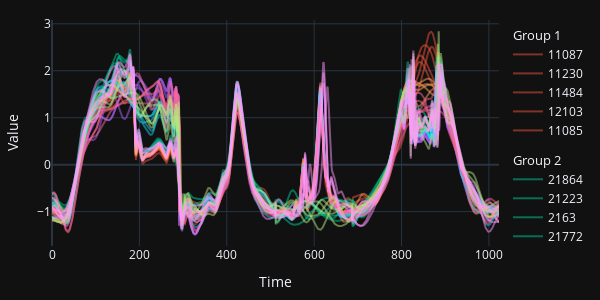

The notebook cell this image was saved under:
### Code cell
fig = data.plot_fig()
fig.update_layout(
    template="plotly_dark",
    height=300,
    width=600,
    xaxis=dict(title="Time"),
    yaxis=dict(title="Value"),
    margin=dict(l=20, r=20, t=20, b=20)
)

fig.show()

### Figure 1 — Plotly figure (JSON) as saved in the notebook; plotly's stock layout.template omitted (floating-point values rounded to 4 significant figures; data arrays with more than 128 entries replaced by an {"elided": "..."} marker saying what was removed)
{"data": [{"legendgroup": "1", "legendgrouptitle": {"text": "Group 1"}, "marker": {"color": "#EF553B"}, "name": "11087", "opacity": 0.5, "type": "scatter", "x": {"elided": "1024 int values"}, "y": {"elided": "1024 float values"}}, {"legendgroup": "1", "legendgrouptitle": {"text": "Group 1"}, "marker": {"color": "#EF553B"}, "name": "11230", "opacity": 0.5, "type": "scatter", "x": {"elided": "1024 int values"}, "y": {"elided": "1024 float values"}}, {"legendgroup": "1", "legendgrouptitle": {"text": "Group 1"}, "marker": {"color": "#EF553B"}, "name": "11484", "opacity": 0.5, "type": "scatter", "x": {"elided": "1024 int values"}, "y": {"elided": "1024 float values"}}, {"legendgroup": "1", "legendgrouptitle": {"text": "Group 1"}, "marker": {"color": "#EF553B"}, "name": "12103", "opacity": 0.5, "type": "scatter", "x": {"elided": "1024 int values"}, "y": {"elided": "1024 float values"}}, {"legendgroup": "1", "legendgrouptitle": {"text": "Group 1"}, "marker": {"color": "#EF553B"}, "name": "11085", "opacity": 0.5, "type": "scatter", "x": {"elided": "1024 int values"}, "y": {"elided": "1024 float values"}}, {"legendgroup": "2", "legendgrouptitle": {"text": "Group 2"}, "marker": {"color": "#00CC96"}, "name": "21864", "opacity": 0.5, "type": "scatter", "x": {"elided": "1024 int values"}, "y": {"elided": "1024 float values"}}, {"legendgroup": "2", "legendgrouptitle": {"text": "Group 2"}, "marker": {"color": "#00CC96"}, "name": "21223", "opacity": 0.5, "type": "scatter", "x": {"elided": "1024 int values"}, "y": {"elided": "1024 float values"}}, {"legendgroup": "2", "legendgrouptitle": {"text": "Group 2"}, "marker": {"color": "#00CC96"}, "name": "2163", "opacity": 0.5, "type": "scatter", "x": {"elided": "1024 int values"}, "y": {"elided": "1024 float values"}}, {"legendgroup": "2", "legendgrouptitle": {"text": "Group 2"}, "marker": {"color": "#00CC96"}, "name": "21772", "opacity": 0.5, "type": "scatter", "x": {"elided": "1024 int values"}, "y": {"elided": "1024 float values"}}, {"legendgroup": "2", "legendgrouptitle": {"text": "Group 2"}, "marker": {"color": "#00CC96"}, "name": "21501", "opacity": 0.5, "type": "scatter", "x": {"elided": "1024 int values"}, "y": {"elided": "1024 float values"}}, {"legendgroup": "3", "legendgrouptitle": {"text": "Group 3"}, "marker": {"color": "#AB63FA"}, "name": "31907", "opacity": 0.5, "type": "scatter", "x": {"elided": "1024 int values"}, "y": {"elided": "1024 float values"}}, {"legendgroup": "3", "legendgrouptitle": {"text": "Group 3"}, "marker": {"color": "#AB63FA"}, "name": "32088", "opacity": 0.5, "type": "scatter", "x": {"elided": "1024 int values"}, "y": {"elided": "1024 float values"}}, {"legendgroup": "3", "legendgrouptitle": {"text": "Group 3"}, "marker": {"color": "#AB63FA"}, "name": "32121", "opacity": 0.5, "type": "scatter", "x": {"elided": "1024 int values"}, "y": {"elided": "1024 float values"}}, {"legendgroup": "3", "legendgrouptitle": {"text": "Group 3"}, "marker": {"color": "#AB63FA"}, "name": "31529", "opacity": 0.5, "type": "scatter", "x": {"elided": "1024 int values"}, "y": {"elided": "1024 float values"}}, {"legendgroup": "3", "legendgrouptitle": {"text": "Group 3"}, "marker": {"color": "#AB63FA"}, "name": "3260", "opacity": 0.5, "type": "scatter", "x": {"elided": "1024 int values"}, "y": {"elided": "1024 float values"}}, {"legendgroup": "4", "legendgrouptitle": {"text": "Group 4"}, "marker": {"color": "#FFA15A"}, "name": "4146", "opacity": 0.5, "type": "scatter", "x": {"elided": "1024 int values"}, "y": {"elided": "1024 float values"}}, {"legendgroup": "4", "legendgrouptitle": {"text": "Group 4"}, "marker": {"color": "#FFA15A"}, "name": "4323", "opacity": 0.5, "type": "scatter", "x": {"elided": "1024 int values"}, "y": {"elided": "1024 float values"}}, {"legendgroup": "4", "legendgrouptitle": {"text": "Group 4"}, "marker": {"color": "#FFA15A"}, "name": "41503", "opacity": 0.5, "type": "scatter", "x": {"elided": "1024 int values"}, "y": {"elided": "1024 float values"}}, {"legendgroup": "4", "legendgrouptitle": {"text": "Group 4"}, "marker": {"color": "#FFA15A"}, "name": "41296", "opacity": 0.5, "type": "scatter", "x": {"elided": "1024 int values"}, "y": {"elided": "1024 float values"}}, {"legendgroup": "4", "legendgrouptitle": {"text": "Group 4"}, "marker": {"color": "#FFA15A"}, "name": "4366", "opacity": 0.5, "type": "scatter", "x": {"elided": "1024 int values"}, "y": {"elided": "1024 float values"}}, {"legendgroup": "5", "legendgrouptitle": {"text": "Group 5"}, "marker": {"color": "#19D3F3"}, "name": "51045", "opacity": 0.5, "type": "scatter", "x": {"elided": "1024 int values"}, "y": {"elided": "1024 float values"}}, {"legendgroup": "5", "legendgrouptitle": {"text": "Group 5"}, "marker": {"color": "#19D3F3"}, "name": "579", "opacity": 0.5, "type": "scatter", "x": {"elided": "1024 int values"}, "y": {"elided": "1024 float values"}}, {"legendgroup": "5", "legendgrouptitle": {"text": "Group 5"}, "marker": {"color": "#19D3F3"}, "name": "5501", "opacity": 0.5, "type": "scatter", "x": {"elided": "1024 int values"}, "y": {"elided": "1024 float values"}}, {"legendgroup": "5", "legendgrouptitle": {"text": "Group 5"}, "marker": {"color": "#19D3F3"}, "name": "51011", "opacity": 0.5, "type": "scatter", "x": {"elided": "1024 int values"}, "y": {"elided": "1024 float values"}}, {"legendgroup": "5", "legendgrouptitle": {"text": "Group 5"}, "marker": {"color": "#19D3F3"}, "name": "52050", "opacity": 0.5, "type": "scatter", "x": {"elided": "1024 int values"}, "y": {"elided": "1024 float values"}}, {"legendgroup": "6", "legendgrouptitle": {"text": "Group 6"}, "marker": {"color": "#FF6692"}, "name": "62200", "opacity": 0.5, "type": "scatter", "x": {"elided": "1024 int values"}, "y": {"elided": "1024 float values"}}, {"legendgroup": "6", "legendgrouptitle": {"text": "Group 6"}, "marker": {"color": "#FF6692"}, "name": "61967", "opacity": 0.5, "type": "scatter", "x": {"elided": "1024 int values"}, "y": {"elided": "1024 float values"}}, {"legendgroup": "6", "legendgrouptitle": {"text": "Group 6"}, "marker": {"color": "#FF6692"}, "name": "61460", "opacity": 0.5, "type": "scatter", "x": {"elided": "1024 int values"}, "y": {"elided": "1024 float values"}}, {"legendgroup": "6", "legendgrouptitle": {"text": "Group 6"}, "marker": {"color": "#FF6692"}, "name": "62388", "opacity": 0.5, "type": "scatter", "x": {"elided": "1024 int values"}, "y": {"elided": "1024 float values"}}, {"legendgroup": "6", "legendgrouptitle": {"text": "Group 6"}, "marker": {"color": "#FF6692"}, "name": "6227", "opacity": 0.5, "type": "scatter", "x": {"elided": "1024 int values"}, "y": {"elided": "1024 float values"}}, {"legendgroup": "7", "legendgrouptitle": {"text": "Group 7"}, "marker": {"color": "#B6E880"}, "name": "71616", "opacity": 0.5, "type": "scatter", "x": {"elided": "1024 int values"}, "y": {"elided": "1024 float values"}}, {"legendgroup": "7", "legendgrouptitle": {"text": "Group 7"}, "marker": {"color": "#B6E880"}, "name": "7236", "opacity": 0.5, "type": "scatter", "x": {"elided": "1024 int values"}, "y": {"elided": "1024 float values"}}, {"legendgroup": "7", "legendgrouptitle": {"text": "Group 7"}, "marker": {"color": "#B6E880"}, "name": "7518", "opacity": 0.5, "type": "scatter", "x": {"elided": "1024 int values"}, "y": {"elided": "1024 float values"}}, {"legendgroup": "7", "legendgrouptitle": {"text": "Group 7"}, "marker": {"color": "#B6E880"}, "name": "71049", "opacity": 0.5, "type": "scatter", "x": {"elided": "1024 int values"}, "y": {"elided": "1024 float values"}}, {"legendgroup": "7", "legendgrouptitle": {"text": "Group 7"}, "marker": {"color": "#B6E880"}, "name": "737", "opacity": 0.5, "type": "scatter", "x": {"elided": "1024 int values"}, "y": {"elided": "1024 float values"}}, {"legendgroup": "8", "legendgrouptitle": {"text": "Group 8"}, "marker": {"color": "#FF97FF"}, "name": "8239", "opacity": 0.5, "type": "scatter", "x": {"elided": "1024 int values"}, "y": {"elided": "1024 float values"}}, {"legendgroup": "8", "legendgrouptitle": {"text": "Group 8"}, "marker": {"color": "#FF97FF"}, "name": "81709", "opacity": 0.5, "type": "scatter", "x": {"elided": "1024 int values"}, "y": {"elided": "1024 float values"}}, {"legendgroup": "8", "legendgrouptitle": {"text": "Group 8"}, "marker": {"color": "#FF97FF"}, "name": "81333", "opacity": 0.5, "type": "scatter", "x": {"elided": "1024 int values"}, "y": {"elided": "1024 float values"}}, {"legendgroup": "8", "legendgrouptitle": {"text": "Group 8"}, "marker": {"color": "#FF97FF"}, "name": "8841", "opacity": 0.5, "type": "scatter", "x": {"elided": "1024 int values"}, "y": {"elided": "1024 float values"}}, {"legendgroup": "8", "legendgrouptitle": {"text": "Group 8"}, "marker": {"color": "#FF97FF"}, "name": "8835", "opacity": 0.5, "type": "scatter", "x": {"elided": "1024 int values"}, "y": {"elided": "1024 float values"}}], "layout": {"height": 300, "margin": {"b": 20, "l": 20, "r": 20, "t": 20}, "width": 600, "xaxis": {"title": {"text": "Time"}}, "yaxis": {"title": {"text": "Value"}}}}
